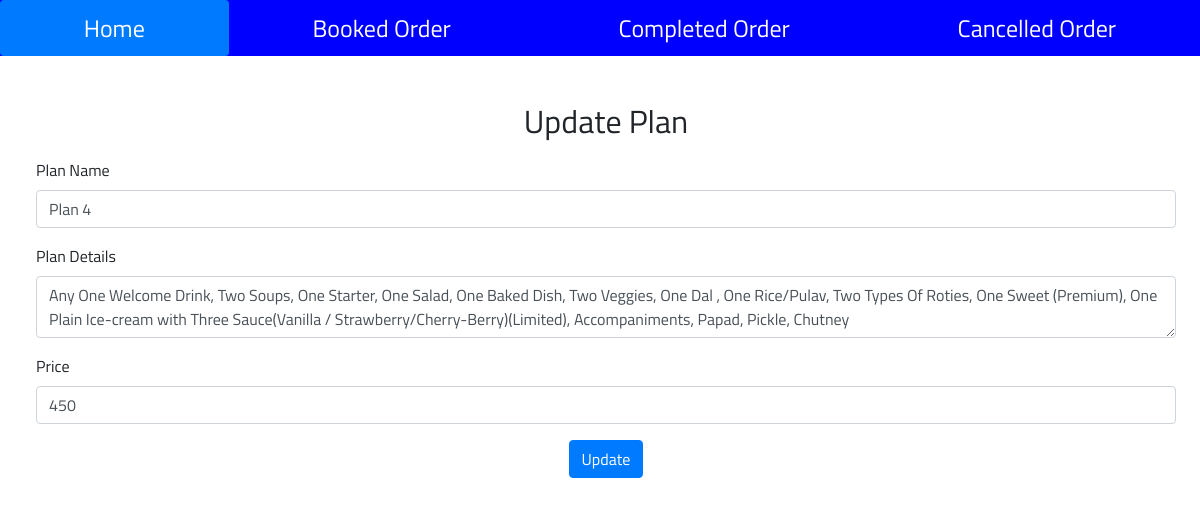
/admin/update_banquet_menu_plan.php?id=4, run on the app's committed database.
### tables this page shows
CREATE TABLE `banquet_menu_plan` (
  `id` int(11) NOT NULL,
  `name` varchar(200) NOT NULL,
  `menu` varchar(2000) NOT NULL,
  `price` int(12) NOT NULL
);

### admin/update_banquet_menu_plan.php (the view, shortened to what this page needs)
<?php
    $id = $_GET['id'];
?>
<html>
    <head>
        <link rel="stylesheet" href="https://maxcdn.bootstrapcdn.com/bootstrap/4.5.2/css/bootstrap.min.css">
        <link rel="stylesheet" src="extensions/fixed-columns/bootstrap-table-fixed-columns.css">
        <link rel="stylesheet" href= "https://stackpath.bootstrapcdn.com/bootstrap/4.1.3/css/bootstrap.min.css" />
    </head>
    <body>
    <nav class="nav nav-pills flex-column flex-sm-row">
          <a class="flex-sm-fill text-sm-center nav-link active" href="admin-panel.php">Home</a>
          <a class="flex-sm-fill text-sm-center nav-link" href="view_banquet_book.php">Booked Order</a>
          <a class="flex-sm-fill text-sm-center nav-link" href="view_completed_order.php">Completed Order</a>
          <a class="flex-sm-fill text-sm-center nav-link" href="view_cancelled_order.php">Cancelled Order</a>
    </nav>
       <div class="men">
           <h2> Update Plan </h2>
           <?php
            require 'db.php';
                $q = mysqli_query($con, "select * from banquet_menu_plan where id = $id");
                $r = mysqli_fetch_array($q);
            ?>
            <form method="post" action="#">
                <div class="form-group">
                    <label>Plan Name </label>
                    <input type="text" class="form-control" id="exampleInputEmail1" name="name" value="<?php echo $r['name']; ?>" required>
                </div>
                <div class="form-group">
                    <label for="exampleInputEmail1">Plan Details</label>
                    <textarea name="detail" class="form-control" id="exampleInputEmail1" required><?php echo $r['menu'];  ?></textarea>
                </div>
                <div class="form-group">
                    <label>Price  </label>
                    <input type="text" class="form-control" id="exampleInputEmail1" name="price" value="<?php echo $r['price']; ?>" required>
                </div>
                <center><button class="btn btn-primary" name="add">Update</button></center>
            </form>
       </div>
    </body>
</html>

### admin/update_banquet_menu_plan.php (style rules this page uses)
.nav { background-color: blue; color: white; font-size: 24px; width: 100%; }
.nav a { color: white; font-size: 24px; text-decoration: none; padding : 10px; }
* { font-family: 'Titillium Web', sans-serif; }
a { text-decoration: none; }
h2 { padding: 10px; text-align: center; }
.men { width: 95%; margin: 3%; }

### data on the page
banquet_menu_plan: name "Plan 4", detail "Any One Welcome Drink, Two Soups, One Starter, One Salad, One Baked Dish, Two Veggies, One Dal , One Rice/Pulav, Two Types Of Roties, One Sweet (Premium), One Plain Ice-cream with Three Sauce(Vanilla / Strawberry/Cherry-Berry)(Limited), Accompaniments, Papad, Pickle, Chutney", price "450"
